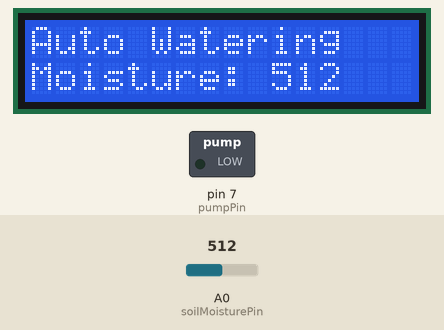
Recording of a sketch running on a simulated Arduino Uno, built with avr-gcc and run on an emulated ATmega328P. Parts: 16×2 character LCD, switched loads named in the sketch (green lamp = pin HIGH). The inputs (shaded band) are chosen by the test bench; at power-on: A0 (soilMoisturePin) = 512.

Above: at 1.2 s.
1.3 s: A0 (soilMoisturePin) set to 491
At 3.1 s:
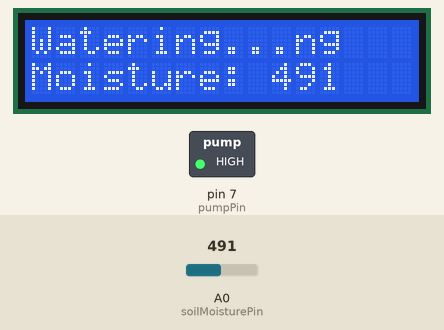
5.4 s: A0 (soilMoisturePin) set to 510
At 7.0 s:
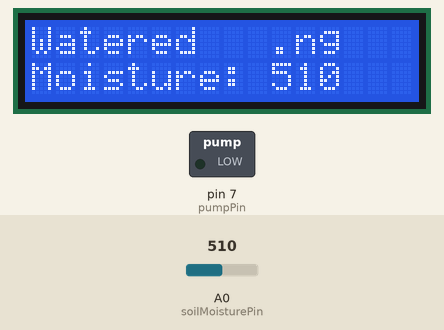
7.6 s: A0 (soilMoisturePin) set to 490
At 8.7 s:
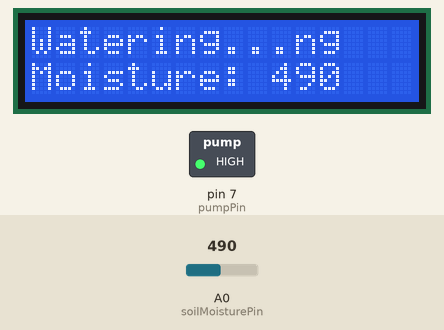
Timing chart, 0 to 17.7 s (numbered marks = the images above; inputs shaded):
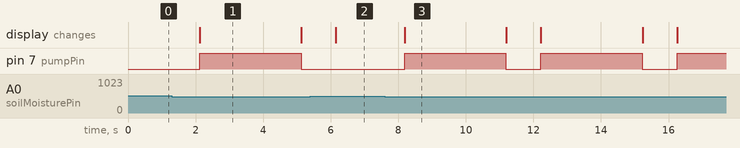

Measured:
- the behaviour switches between 500 and 499 on A0 (soilMoisturePin) (found by bisection; images 0 and 1)
- after the input at 1.3 s, pin 7 (pumpPin): LOW → HIGH after 0.83 s, → LOW 3.0 s later; the display: changes after 0.83 s (image 1)
- after the input at 5.4 s, pin 7 (pumpPin): stays LOW (without the input it goes to HIGH after 0.76 s); the display: changes after 0.75 s (image 2)
- after the input at 7.6 s, pin 7 (pumpPin): alternates HIGH for 3.0 s and LOW for 1.0 s, starting after 0.59 s; the display: changes after 0.59 s (image 3)
- what the display in image 1 shows lasts 3.0 s, from 2.1 s to 5.1 s

The sketch:

chatgpt_code.ino
```cpp
#include <LiquidCrystal_I2C.h>

// Define pin numbers
const int soilMoisturePin = A0; // Analog pin for soil moisture sensor
const int pumpPin = 7;          // Digital pin for water pump relay

// LCD configuration
LiquidCrystal_I2C lcd(0x27, 16, 2); // I2C address 0x27, 16 column and 2 rows

// Define threshold values
const int moistureThreshold = 500; // Adjust this value based on your soil moisture sensor readings
const int pumpRunTime = 3000;      // Run the pump for 5 seconds

void setup() {
  // Initialize LCD
  lcd.begin(16, 2);
  lcd.print("Auto Watering");

  // Initialize pump pin
  pinMode(pumpPin, OUTPUT);
}

void loop() {
  // Read soil moisture level
  int moistureLevel = analogRead(soilMoisturePin);

  // Display moisture level on LCD
  lcd.setCursor(0, 1);
  lcd.print("Moisture: ");
  lcd.print(moistureLevel);

  // Check if soil moisture is below the threshold
  if (moistureLevel < moistureThreshold) {
    // Soil is dry, turn on water pump
    lcd.setCursor(0, 0);
    lcd.print("Watering...");

    digitalWrite(pumpPin, HIGH); // Turn on the water pump
    delay(pumpRunTime);           // Run the pump for a specified time
    digitalWrite(pumpPin, LOW);  // Turn off the water pump

    lcd.setCursor(0, 0);
    lcd.print("Watered   ");
  }

  // Delay before the next iteration
  delay(1000);
}
```
